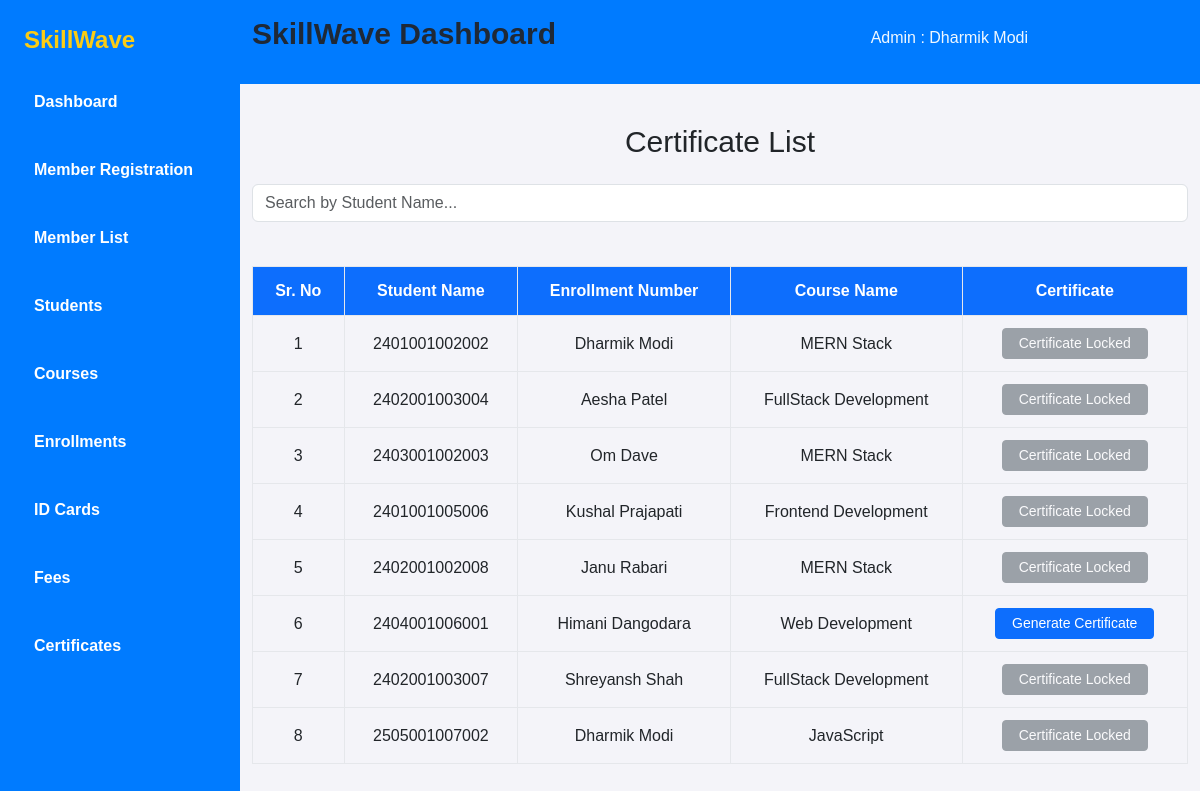
Page /certificate/1/ on the committed database.
### myapp/models.py (models this page shows, shortened)
class Admin(models.Model):
    admin_id = models.AutoField(primary_key=True, verbose_name="ID")
    email = models.EmailField(max_length=50)
    password = models.CharField(max_length=10)
    name = models.CharField(max_length=50)

class Enrollment(models.Model):
    enroll_id = models.AutoField(primary_key=True)  # Fixed spelling: enorll_id → enroll_id
    enrollment_number = models.CharField(max_length=30,verbose_name="Enrollment Number")
    admin = models.ForeignKey(Admin, on_delete = models.CASCADE )
    student_id = models.ForeignKey(Student, verbose_name="name", on_delete=models.CASCADE, related_name="enrollments")
    course_name = models.ForeignKey(Course, verbose_name="course_name", on_delete=models.CASCADE, related_name="enrollments")
    admission_date = models.DateField()  # Fixed spelling: Addmission_date → admission_date
    start_date = models.DateField()
    end_date = models.DateField()
    total_paid = models.DecimalField(max_digits=10, decimal_places=2, default=0.00)
    pending_amount = models.DecimalField(max_digits=10, decimal_places=2, default=0.00)
    PAYMENT_STATUS_CHOICES = [
        ('PENDING', 'Pending'),
        ('PAID', 'Paid'),
        ('PARTIAL', 'Partial'),
    ]
    payment_status = models.CharField(max_length=10,choices=PAYMENT_STATUS_CHOICES,default='PENDING',verbose_name="Payment Status")

class Student(models.Model):
    student_id = models.AutoField(primary_key=True, verbose_name="ID")  # Fixed spelling: student_id → ID
    admin = models.ForeignKey(Admin, on_delete = models.CASCADE )
    name = models.CharField(max_length=50)
    address = models.CharField(max_length=100)
    phone_no = models.CharField(max_length=10)
    email = models.CharField(max_length=50)
    DOB = models.DateField()
    photo = models.FileField(upload_to='static/images/student_photos/', null=True)  # Fixed max_length to 1
    marks = models.IntegerField(default=0)  # Assuming marks field exists
    gender = models.CharField(max_length=10, choices=[('Male', 'Male'), ('Female', 'Female')])  # Add this field

class Course(models.Model):
    course_id = models.AutoField(verbose_name="course_id",primary_key=True)
    admin = models.ForeignKey(Admin, on_delete = models.CASCADE )
    course_name = models.CharField(max_length=30)
    duration = models.IntegerField(help_text="Duration in month")
    fees = models.DecimalField(max_digits=10, decimal_places=2)
    def __str__(self):
        return self.course_name

### myapp/views.py (the view)
# urls.py: path('certificate/<int:admin_id>/', views.Certificate, name='certificate'),
def Certificate(request, admin_id):
    c = models.Admin.objects.get(admin_id=admin_id)
    id = c.admin_id
    context = {
        'id': id,
        'admin': models.Admin.objects.get(admin_id=admin_id),
        'admin_id': admin_id,
    }
    certificate = models.Enrollment.objects.filter(admin=admin_id)
    context['certificate'] = certificate
    return render(request, 'certificate.html', context)

### myapp/templates/certificate.html (shortened to what this page needs)
<!DOCTYPE html>
<html lang="en">
<head>
    <script src="https://cdn.tailwindcss.com"></script>
    <link href="https://cdn.jsdelivr.net/npm/bootstrap@5.3.5/dist/css/bootstrap.min.css" rel="stylesheet">
    <link rel="stylesheet" href="https://cdnjs.cloudflare.com/ajax/libs/font-awesome/6.5.0/css/all.min.css">
</head>
<body>
    <div class="flex">
        <aside class="w-1/5 sidebar text-white min-h-screen p-6">
            <h2 class="text-2xl font-bold mb-6"><a href="#">SkillWave</a></h2>
            <ul>
                <li class="mb-4 font-semibold"><a href="{% url 'admin_dashboard' id %}">Dashboard</a></li>
                <li class="mb-4 font-semibold"><a href="{% url 'member_register' admin_id %}">Member Registration</a></li>
                <li class="mb-4 font-semibold"><a href="{% url 'member_list' admin_id %}">Member List</a></li>
                <li class="mb-4 font-semibold"><a href="{% url 'student' admin_id %}">Students</a></li>
                <li class="mb-4 font-semibold"><a href="{% url 'course' admin_id %}">Courses</a></li>
                <li class="mb-4 font-semibold"><a href="{% url 'enrollment' admin_id %}">Enrollments</a></li>
                <li class="mb-4 font-semibold"><a href="{% url 'idcard' admin_id  %}">ID Cards</a></li>
                <li class="mb-4 font-semibold"><a href="{% url 'fee' admin_id %}">Fees</a></li>
                <li class="mb-4 font-semibold"><a href="{% url 'certificate' admin_id %}">Certificates</a></li>
            </ul>
        </aside>
        <main class="w-4/5 ">
            <nav class="site-nav mb-10" style="background-color: #007bff;">
                <div class="pb-2 top-bar mb-3">
                    <div class="container">
                        <div class="row align-items-center">
                            <div class="col-lg-7 ">
                                <h1 class="flex text-3xl font-bold text-gray-800 mb-6 mt-3">SkillWave Dashboard</h1>
                            </div>
                            <div class="col-lg-3">
                                <div class="text-right" style="color: aliceblue;">Admin : {{admin.name }}</div>
                            </div>
                        </div>
                    </div>
                </div>
            </nav>
            <div class="container">
                <h2 class="text-center text-3xl mb-4">Certificate List</h2>
                <div class="d-flex justify-content-end">
                    <input type="text" id="searchInput" name="searchInput" class="form-control search-box" placeholder="Search by Student Name...">
                </div><br>
                <div class="table-responsive">
                    <table class="table-bordered text-center">
                        <thead class="bg-primary text-white">
                            <tr>
                                <th>Sr. No</th>
                                <th>Student Name</th>
                                <th>Enrollment Number</th>
                                <th>Course Name</th>
                                <th>Certificate</th>
                            </tr>
                        </thead>
                        <tbody>
                            {% for certificate in certificate %}
                            <tr>
                                <td>{{ forloop.counter }}</td>
                                <td>{{ certificate.enrollment_number }}</td>
                                <td>{{ certificate.student_id.name }}</td>
                                <td>{{ certificate.course_name }}</td>
                                <td>
                                    <div class="d-flex justify-content-center gap-2">
                                        {% if certificate.payment_status == 'PAID' %}
                                            <a href="{% url 'certificate_generate_enroll' id certificate.enroll_id %}" class="btn btn-primary btn-sm px-3">
                                                 Generate Certificate
                                            </a>
                                        {% else %}
                                            <button class="btn btn-secondary btn-sm px-3" disabled title="Fees payment incomplete (Pending: ₹{{ enrollment.pending_amount }})">
                                                 Certificate Locked
                                            </button>
                                        {% endif %}
                                    </div>
                                </td>
                            </tr>
                            {% empty %}
                            <tr>
                                <td colspan="7" class="text-center text-gray-500">No members available.</td>
                            </tr>
                            {% endfor %}
                        </tbody>
                    </table>
                </div>
            </div>
        </main>
    </div>
</body>
</html>

### myapp/templates/certificate.html (style rules this page uses)
body { font-family: 'Poppins', sans-serif; background: #f4f4f9; }
.sidebar { background: #007bff; }
.sidebar h2 a { color: #facc15; text-decoration: none; }
.sidebar ul li { cursor: pointer; transition: 0.3s; }
table { width: 100%; border-collapse: collapse; margin-top: 20px; }
thead { background-color: #007bff; color: white; }
th, td { padding: 12px 15px; text-align: center; border-bottom: 1px solid #ddd; }
.sidebar ul li a { color: white; text-decoration: none; display: block; padding: 10px; }

### rows in the picture
Admin: name "Dharmik Modi"
Enrollment: enrollment_number "2401001002002", student_id.name "Dharmik Modi", course_name "MERN Stack"
Enrollment: enrollment_number "2402001003004", student_id.name "Aesha Patel", course_name "FullStack Development"
Enrollment: enrollment_number "2403001002003", student_id.name "Om Dave", course_name "MERN Stack"
Enrollment: enrollment_number "2401001005006", student_id.name "Kushal Prajapati", course_name "Frontend Development"
Enrollment: enrollment_number "2402001002008", student_id.name "Janu Rabari", course_name "MERN Stack"
Enrollment: enrollment_number "2404001006001", student_id.name "Himani Dangodara", course_name "Web Development", payment_status "Generate Certificate"
Enrollment: enrollment_number "2402001003007", student_id.name "Shreyansh Shah", course_name "FullStack Development"
Enrollment: enrollment_number "2505001007002", student_id.name "Dharmik Modi", course_name "JavaScript"
